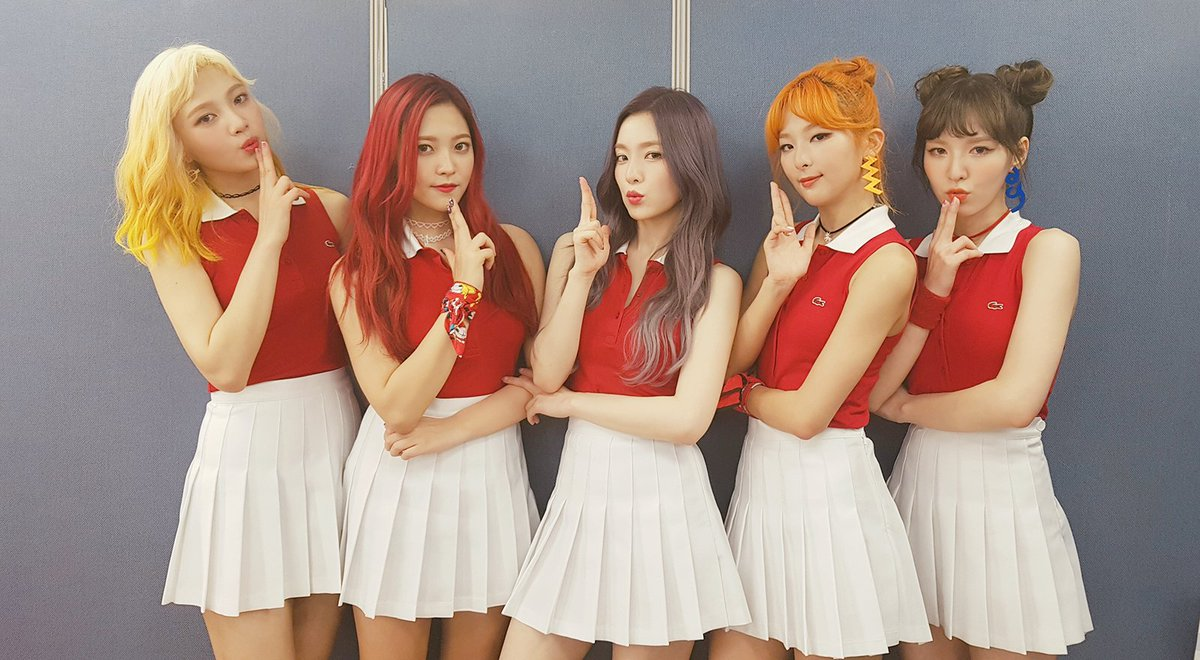
#> input picture img/redvelvet.png, 1200 x 660 px
$ python face-recognition.py
#> lines starting #> are read from the running program, lines starting #| are printed output that depends on the picture; after the words box and inside, x2 and y2 are one past the last pixel; in counts of white or black regions, pixels touching at a corner belong together
# -*- coding: cp949 -*-
import cv2

face_cascade = cv2.CascadeClassifier('opencv/data/haarcascades/haarcascade_frontalface_default.xml')
eye_casecade = cv2.CascadeClassifier('opencv/data/haarcascades/haarcascade_eye.xml')

img = cv2.imread('img/redvelvet.png')
#> img is the input picture: shape (660, 1200, 3); mean B, G, R 136.6, 147, 169.3
gray = cv2.cvtColor(img, cv2.COLOR_BGR2GRAY)
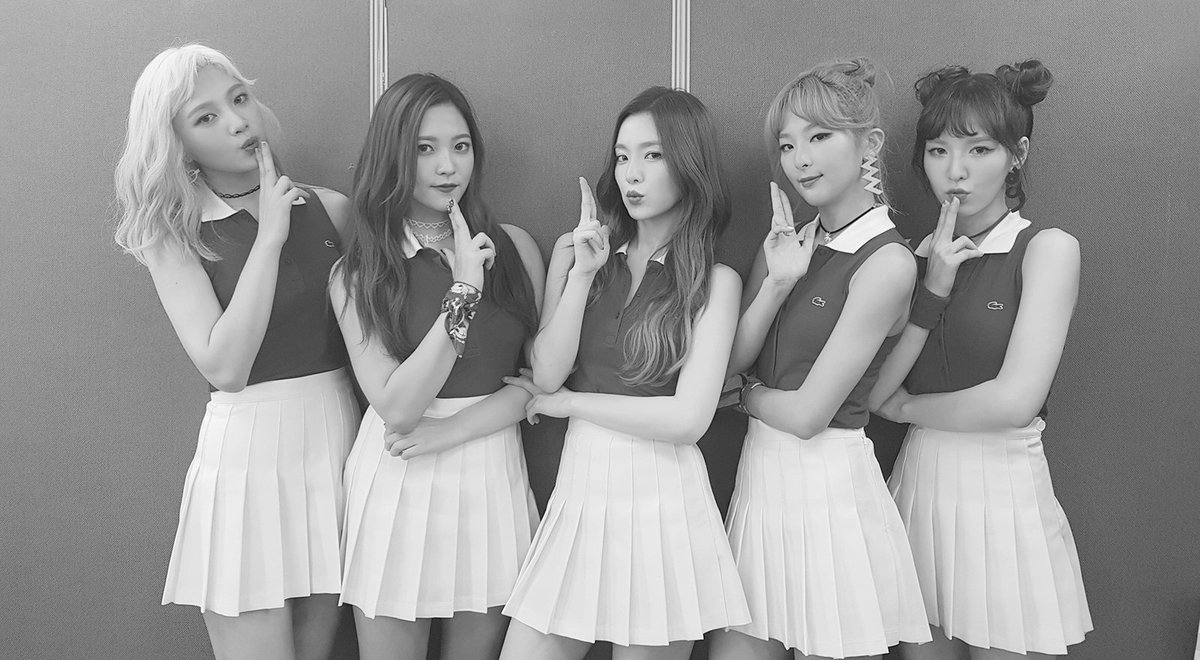
#> gray: shape (660, 1200); min 4, max 254, mean 152.5
faces = face_cascade.detectMultiScale(gray, 1.3,5)
#> faces = [[600, 130, 74, 74], [401, 115, 86, 86], [911, 117, 94, 94]]
for (x,y,w,h) in faces:
    cv2.rectangle(img, (x,y), (x+w, y+h), (255,0,0),2)
    roi_gray = gray[y:y+h, x:x+w]
    roi_color = img[y:y+h, x:x+w]
    eyes = eye_casecade.detectMultiScale(roi_gray)
    for (ex, ey, ew, eh) in eyes:
        cv2.rectangle(roi_color, (ex,ey), (ex+ew, ey+eh),(0,255,0),2)
#> this loop made 3 passes
#> (x, y, w, h, eyes) on passes 1 to 3: (600, 130, 74, 74, [[40, 13, 27, 27], [13, 18, 23, 23]]), (401, 115, 86, 86, [[48, 20, 24, 24], [13, 21, 24, 24]]), (911, 117, 94, 94, [[15, 22, 25, 25], [55, 21, 24, 24]])
#> pass 1, `roi_gray = gray[y:y+h, x:x+w]`:
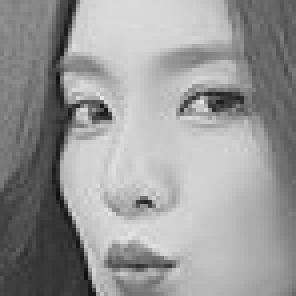
#> roi_gray: shape (74, 74) (shown 4 times larger); min 16, max 232, mean 152.1
#> pass 1, `roi_color = img[y:y+h, x:x+w]`:
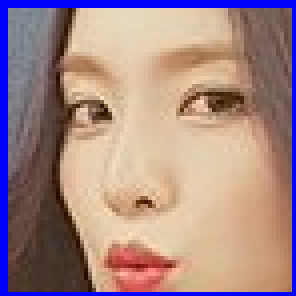
#> roi_color: shape (74, 74, 3) (shown 4 times larger); mean B, G, R 134.3, 135.7, 164.7
#> pass 2, `roi_color = img[y:y+h, x:x+w]`:
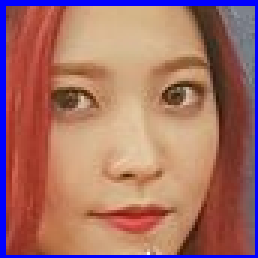
#> roi_color: shape (86, 86, 3) (shown 3 times larger); mean B, G, R 104.1, 111.5, 164.2
#> after the loop:
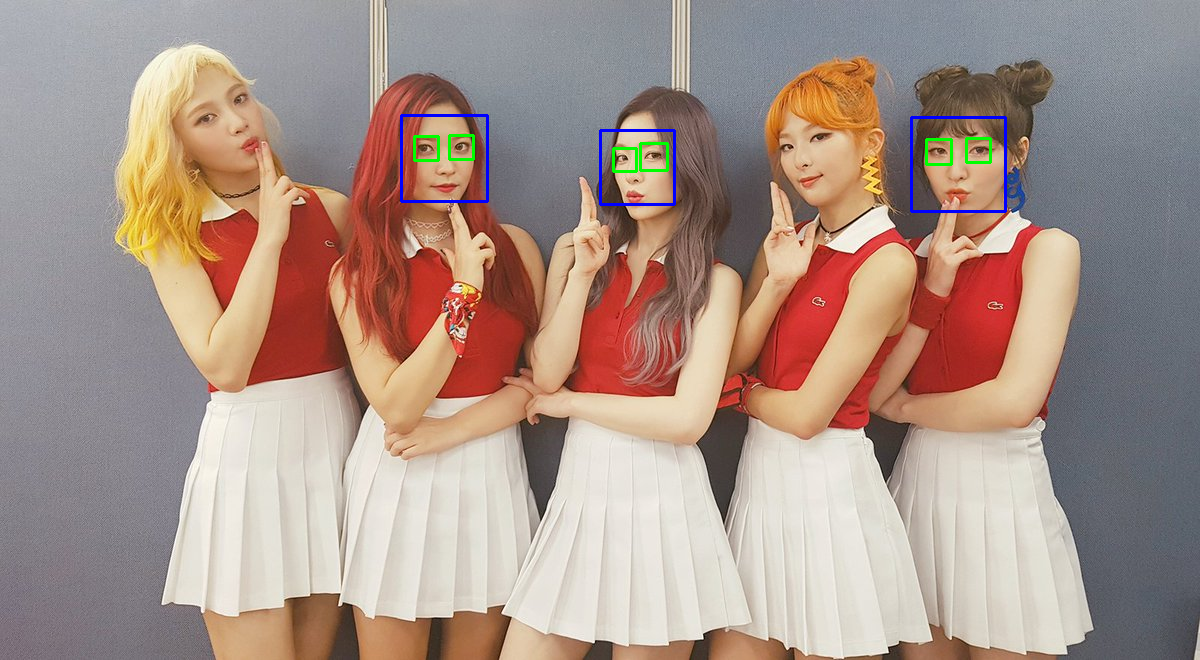
#> img: shape (660, 1200, 3); 0.6% of pixels changed, all inside (x1, y1, x2, y2) = (400, 114, 1007, 213)
#> after the loop:
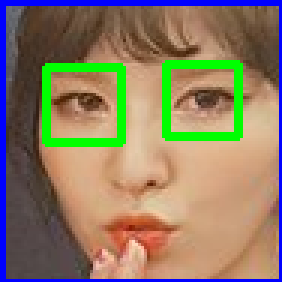
#> roi_color: shape (94, 94, 3) (shown 3 times larger); mean B, G, R 100.4, 124.5, 140.6
#> after the loop:
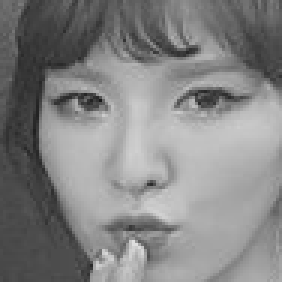
#> roi_gray: shape (94, 94) (shown 3 times larger); min 24, max 223, mean 131.8

cv2.imshow('Image view', img)
cv2.waitKey(0)
cv2.destroyAllWindows()
